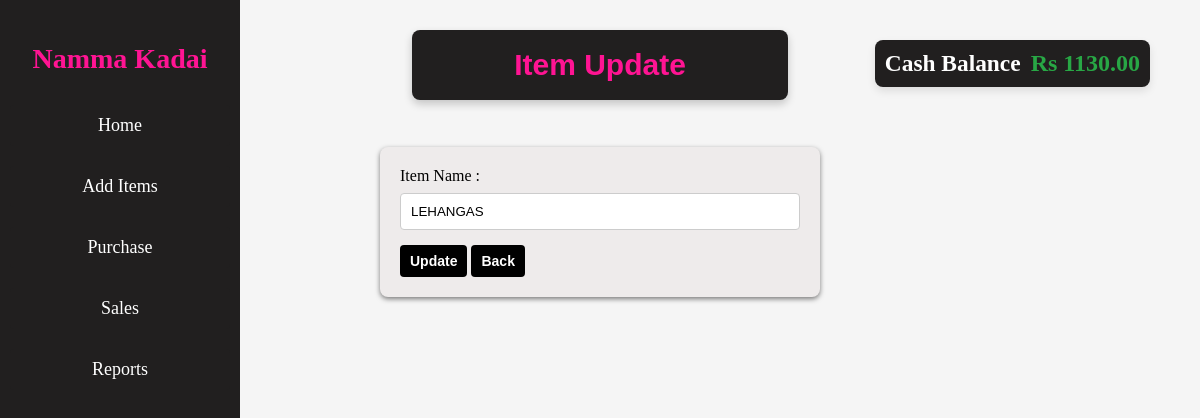
The page /updateitems/3 on the database as committed earlier.
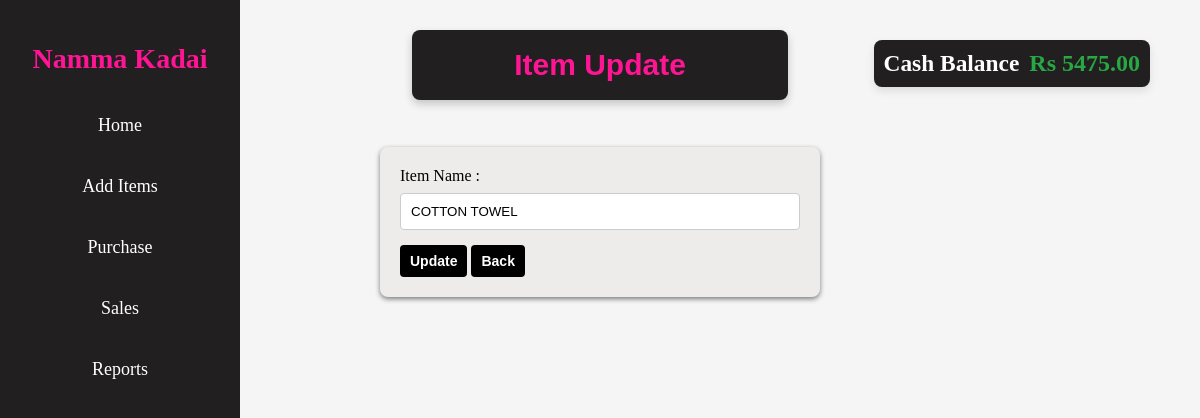
The same page on the database as committed later.
### models.py (models this page shows)
class CompanyModel(db.Model):
    __tablename__='company'
    id = db.Column(db.Integer, primary_key=True)
    company_name=db.Column(db.String(),nullable=False)
    cash_balance=db.Column(db.Float,default=1000.00)

class ItemModel(db.Model):
    __tablename__ ='item'
    item_id=db.Column(db.Integer,primary_key=True)
    item_name=db.Column(db.String(),nullable=False)
    qty=db.Column(db.Integer,default=0,nullable=False)  # Bonus column for item quantity

### App.py (the view, shortened to what this page needs)
@app.route('/updateitems/<int:id>',methods=['GET','POST'])
def updateitems(id):
    item=ItemModel.query.get(id)
    company=CompanyModel.query.first()
    company.cash_balance=f'{company.cash_balance:.2f}'
    return render_template('update_items.html', item=item,company=company)

### App.py (called while the page is built)
@app.context_processor
def inject_path():
    return {'current_path': request.path}

### templates/update_items.html (shortened to what this page needs)
<!DOCTYPE html>
<html>
<head>
</head>
<body>
    <div class="title-bar">
        <h2>Item Update</h2>
    </div>
    <div class="sidebar">
        <h2>Namma Kadai</h2>
        <a href="{{ url_for('home') }}">Home</a>
        <a href="{{ url_for('additems') }}">Add Items</a>
        <a href="{{ url_for('purchase') }}">Purchase</a>
        <a href="{{ url_for('sale') }}" class="{% if current_path == url_for('sale') %}active{% endif %}">Sales</a>
        <a href="{{ url_for('reports')}}">Reports</a>
    </div>
    <div class="balance-container">
        <h3>Cash Balance</h3>
        <div class="balance-amount">Rs {{company.cash_balance }}</div>
    </div>
    <div id="flash-messages">
        {% with messages = get_flashed_messages(with_categories=true) %}
        {% if messages %}
        {% for category, message in messages %}
        <p class="message {{ category }}">{{ message }}</p>
        {% endfor %}
        {% else %}
        <p>No flash messages</p>
        {% endif %}
        {% endwith %}
    </div>
    <form class="container" method="POST">
        <label>Item Name :</label>
        <input type="text" name="item_name" value="{{item.item_name}}" required><br>
        <button type="submit">Update</button>
        <button type="button" onclick="window.location.href='/additems'">Back</button>
    </form>
</body>
</html>

Rows that differ between the two databases and show on the page:
changed CompanyModel: cash_balance "1130.00" → "5475.00"
changed ItemModel: item_name "LEHANGAS" → "COTTON TOWEL"
